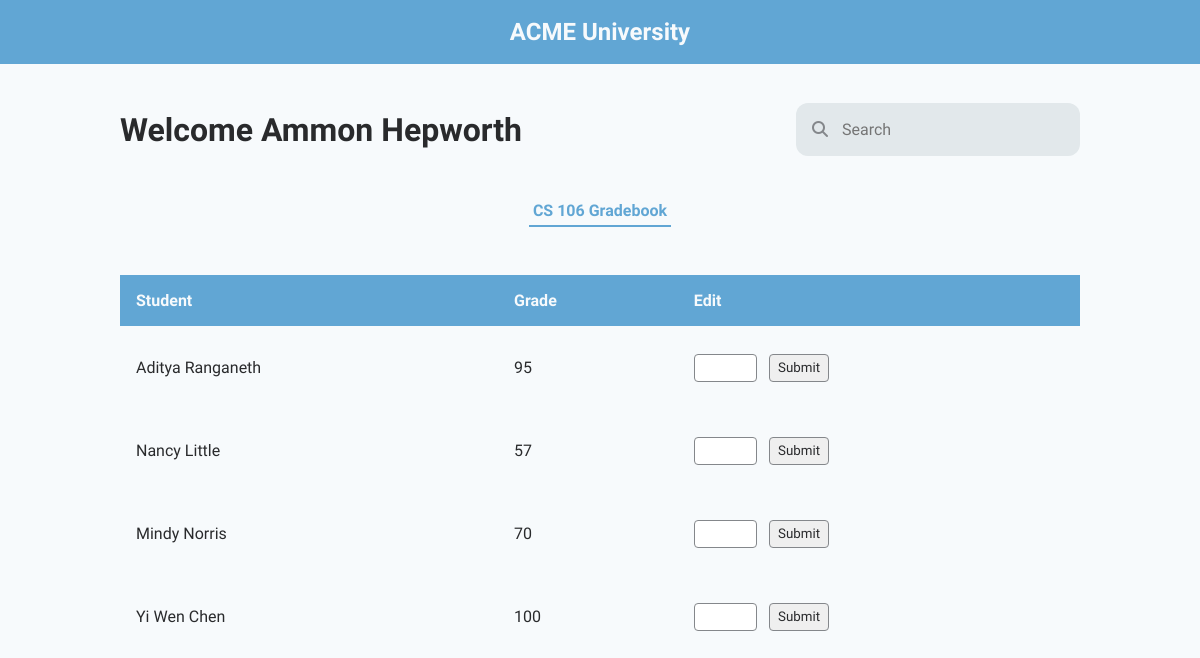
/instructor/Ammon Hepworth/CS 106 (signed in), run on the app's committed database.
### db.py (models this page shows)
class Teacher(db.Model, UserMixin):
	id = db.Column(db.Integer, primary_key=True)
	name = db.Column(db.String, nullable=False)
	user = db.relationship('User', backref='teacher', uselist=False)

class Course(db.Model, UserMixin):
	id = db.Column(db.Integer, primary_key=True)
	course_name = db.Column(db.String, unique=True, nullable=False)
	teacher_id = db.Column(db.Integer, db.ForeignKey('teacher.id'), nullable=False)
	number_enrolled = db.Column(db.Integer, nullable=False)
	capacity = db.Column(db.Integer, nullable=False)
	time = db.Column(db.String, nullable=False)
	teacher = db.relationship('Teacher', backref=db.backref('teachers', lazy=True))
	students = db.relationship('Enrollment', back_populates='course')

class Student(db.Model, UserMixin):
	id = db.Column(db.Integer, primary_key=True, autoincrement=True)
	name = db.Column(db.String, nullable=False)
	user = db.relationship('User', backref='student', uselist=False)
	courses = db.relationship('Enrollment', back_populates='student')

### app.py (the view, shortened to what this page needs)
@app.route("/instructor/<name>/<course>", methods = ['GET', 'POST'])
def specific_course(name, course, student = None):
    instructor_name = name
    instructor_course = course
    tea_course_data = []
    teaQ = Teacher.query.filter_by(name=instructor_name).first()
    teaQC = Course.query.filter_by(teacher_id = teaQ.id, course_name = instructor_course).first()
    print(teaQC)
    if request.method == 'GET':
        for j in range(len(teaQC.students)):
            temp1 = {
                'name':teaQC.students[j].student.name,
                'grade':teaQC.students[j].grade
            }
            tea_course_data.append(temp1)
    return render_template("specificCourse.html", instructor_name = instructor_name, instructor_course = instructor_course, data = tea_course_data)

### app.py (called while the page is built)
@login.user_loader
def load_user(user_id):
    return User.query.get(user_id)

### templates/specificCourse.html (shortened to what this page needs)
{% extends "person.html" %}
{% block styles %}
    {{ super() }}
    <link rel="stylesheet" href="{{ url_for('static', filename = 'instructor.css') }}">
{% endblock %}
{% block person_name %}{{ instructor_name }}{% endblock %}
{% block inner_nav_links %}
    <button class="inner-nav-link active-tab">{{ instructor_course }} Gradebook</button>
{% endblock %}
{% block data_table_headings %}
    <th>Student</th>
    <th>Grade</th>
    <th>Edit</th>
{% endblock %}
{% block data_table_body %}
    {% for student in data %}
        <tr>
            <td>{{ student.name }}</td>
            <td onclick="editGrade('{{ student.grade }}')">
                <p class="grade-value">{{ student.grade }}</p>
            </td>
            <td>
                <form action="{{ url_for('specific_course', name = instructor_name, course = instructor_course, student = student.name ) }}" method="post">
                    <input type="text" class="editable-field" name="new_grade" autocomplete="off">
                    <input class="edit-grade-submit" type="submit" value="Submit">
                </form>
            </td>
        </tr>
    {% endfor %}
{% endblock %}

### static/base.css (style rules this page uses)
:root { --bg-color: #F7FAFC; --accent-color: #61A6D4; --primary-text-color: #292A2C; --secondary-text-color: #61A6D4; --tertiary-text-color: #84878B; --quaternary-text-color: #F7FAFC; }
body { margin: 0; padding: 0; width: 100vw; height: 100vh; font-family: 'Source Sans Pro', Arial, Helvetica, sans-serif; background-color: var(--bg-color); color: var(--primary-text-color); position: relative; overflow-x: hidden; }

### static/person.css (style rules this page uses)
.inner-nav-link { padding: .35rem .25rem; text-decoration: none; border: none; background-color: transparent; font-family: 'Source Sans Pro', Arial, Helvetica, sans-serif; font-size: 1rem; color: var(--primary-text-color); }
.active-tab { font-weight: 600; color: var(--secondary-text-color); border-bottom: 2px solid var(--accent-color); }
.data-table-row th { text-align: left; padding: 1rem 1rem; }
.data-table-body td { color: var(--primary-text-color); padding: 1rem 1rem; }
.editable-field, .edit-grade-submit, .options-button { border: 1px solid #84878B; border-radius: .25rem; font-family: 'Source Sans Pro', Arial, Helvetica, sans-serif; color: var(--primary-text-color); display: inline-block; }
.editable-field { padding: .35rem; width: 50px; }
.grade-value { display: inline-block; }
.edit-grade-submit { padding: .35rem .5rem; margin-left: .5rem; }

### data on the page
Teacher: name "Ammon Hepworth"
Course: course_name "CS 106"
Student: name "Aditya Ranganeth", grade "95"
Student: name "Nancy Little", grade "57"
Student: name "Mindy Norris", grade "70"
Student: name "Yi Wen Chen", grade "100"
